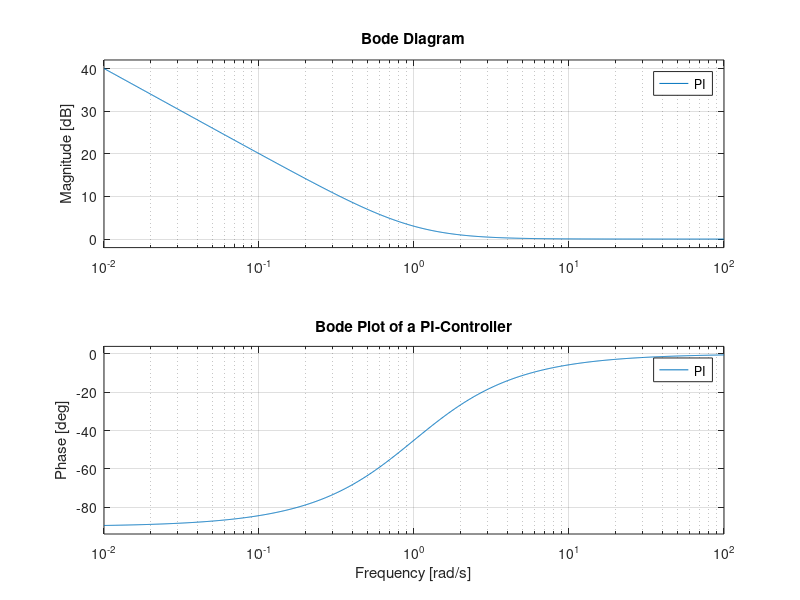
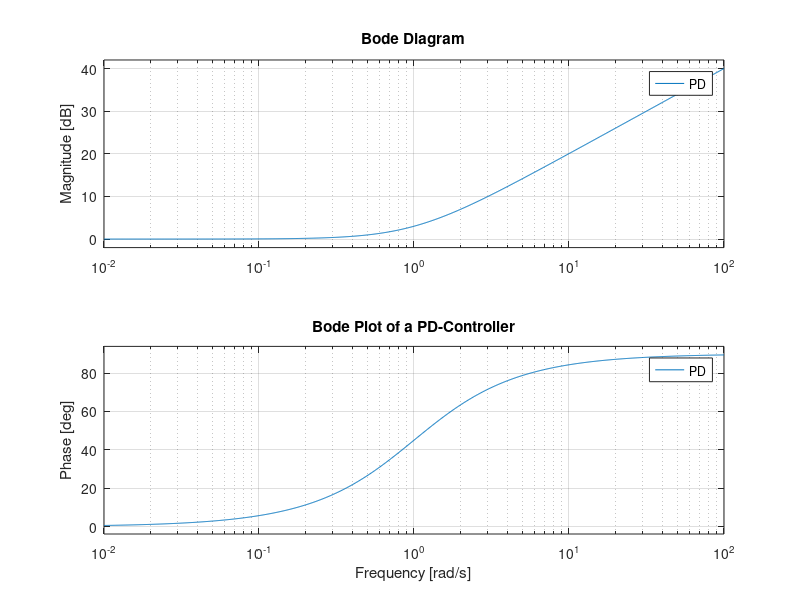
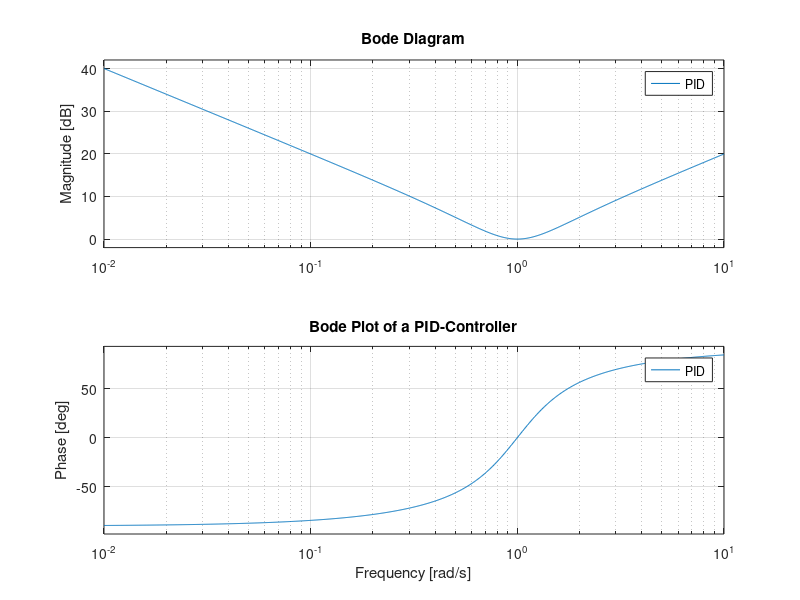
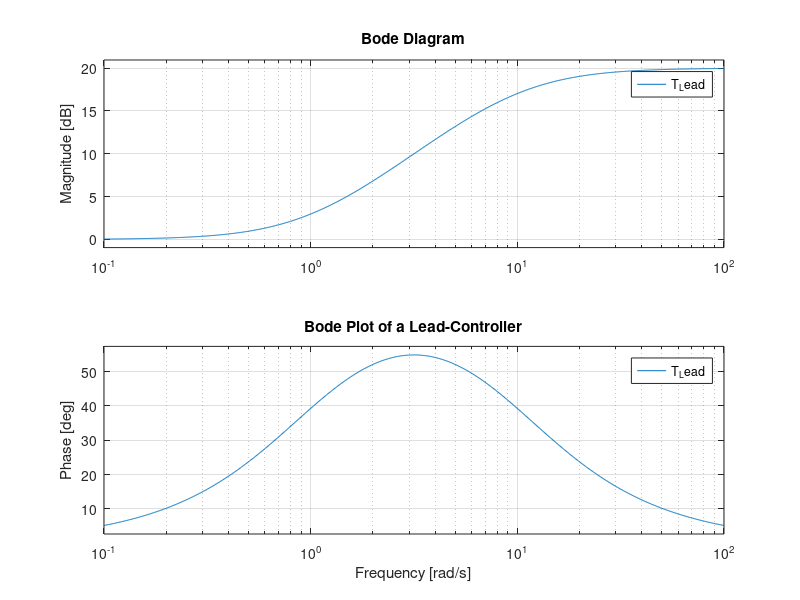

Write MATLAB code to recreate these figures, in order.
% Bode Plots of PI-, PD-, PID-, Lead-, Lag-Controller
close all
clear
clc

s = tf("s");

k_P = 1;
k_I = 1;
k_D = 1;

% PI
PI = (k_P * s + k_I) / s;
figure(1)
bode(PI);
title("Bode Plot of a PI-Controller")

% PD
PD = k_P + k_D * s;
figure(2)
bode(PD)
title("Bode Plot of a PD-Controller")

% PID
PID = (k_P * s + k_I + k_D * s*s) / s;
figure(3)
bode(PID)
title("Bode Plot of a PID-Controller")

% Lead (0 < a < b)
a = 1;
b = 10;
T_Lead = (s/a + 1) / (s/b + 1);
figure(4)
bode(T_Lead)
title("Bode Plot of a Lead-Controller")

% Lag (0 < b < a)
a = 10;
b = 1;
T_Lag = a/b * (s/a + 1) / (s/b + 1);
figure(5)
bode(T_Lag)
title("Bode Plot of a Lag-Controller")